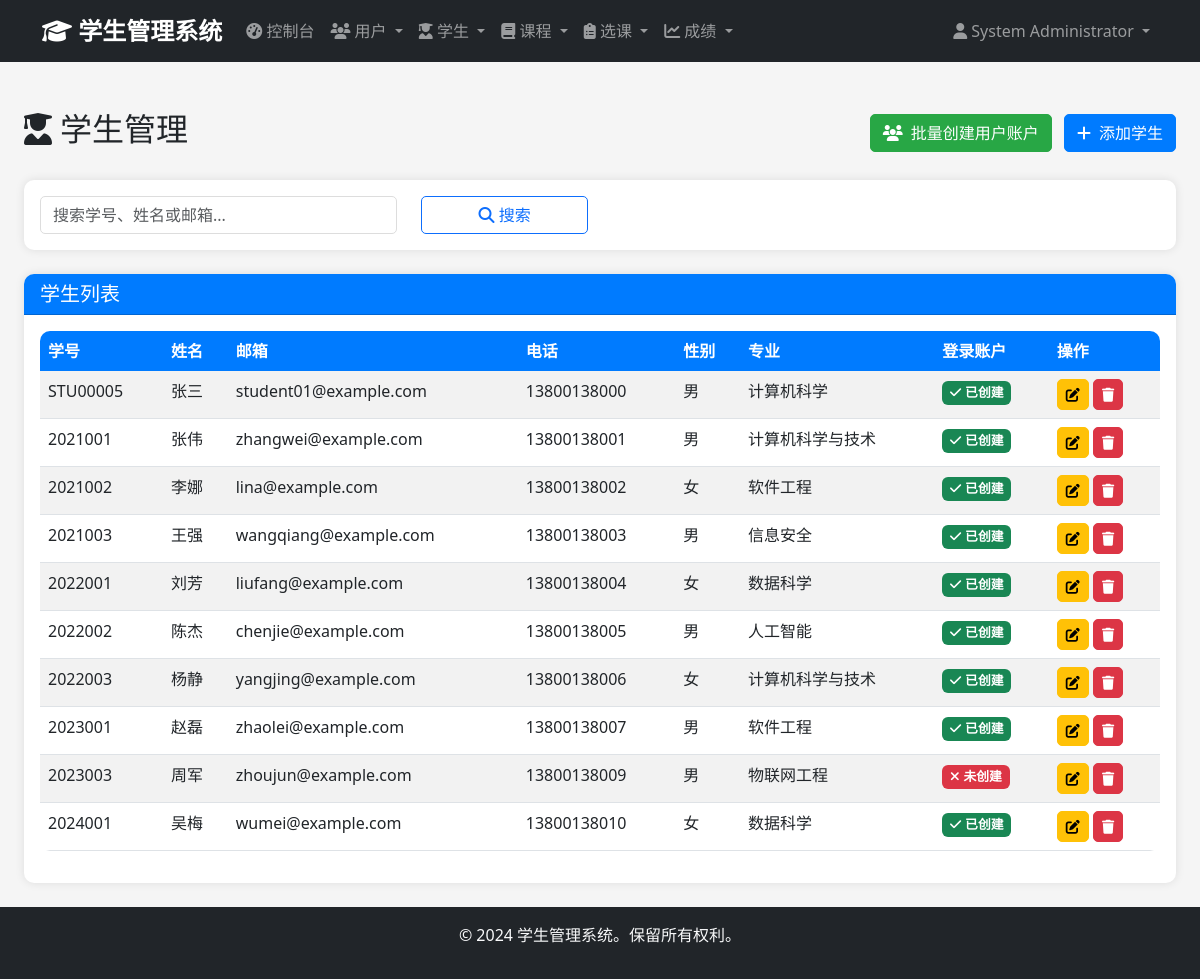
The page /admin/students (signed in) on the database as committed earlier.
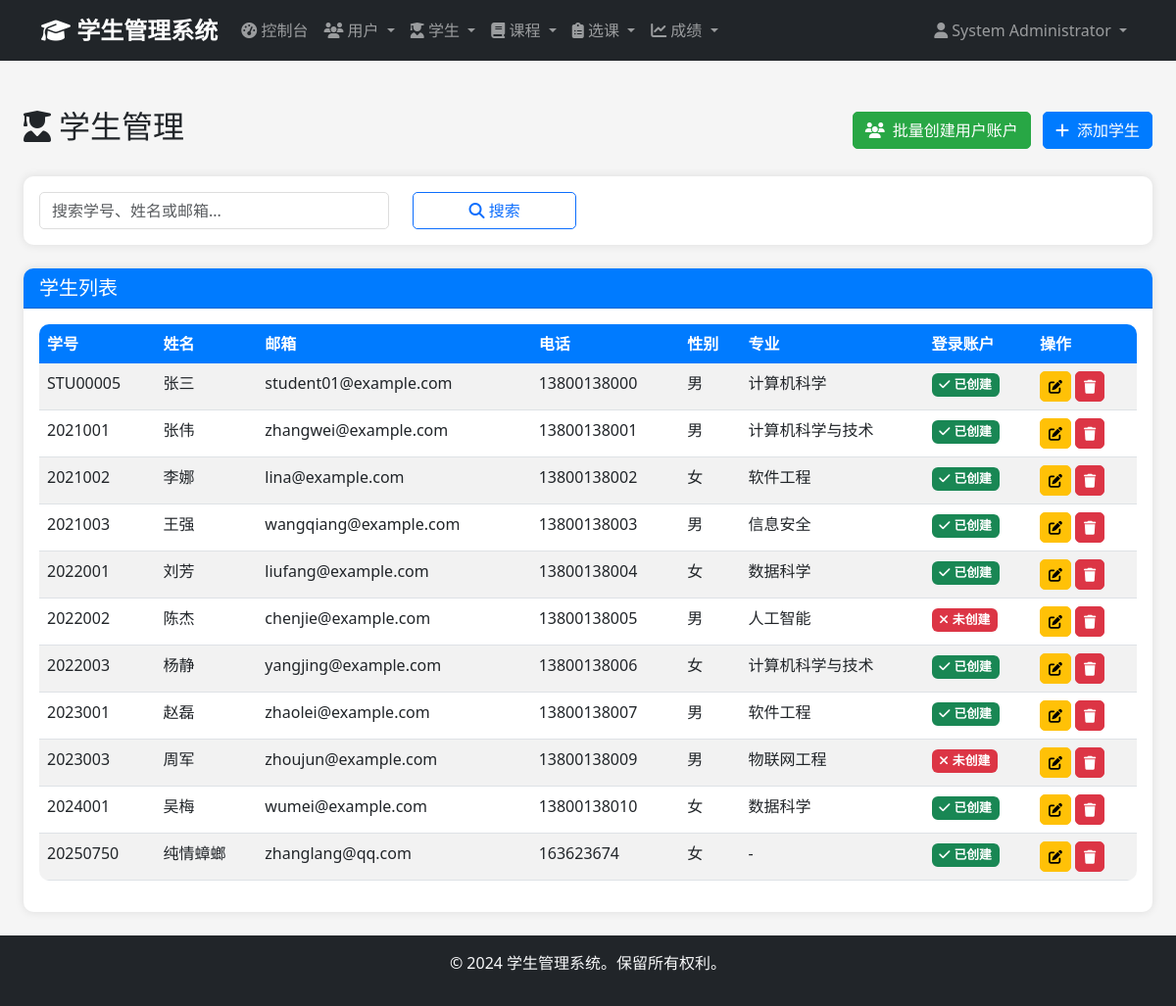
The same page on the database as committed later.
### app/models/student.py (models this page shows, shortened)
class Student(db.Model):
    __tablename__ = 'students'
    id = db.Column(db.Integer, primary_key=True)
    student_id = db.Column(db.String(20), unique=True, nullable=False)
    first_name = db.Column(db.String(50), nullable=False)
    last_name = db.Column(db.String(50), nullable=False)
    birth_date = db.Column(db.Date)
    gender = db.Column(db.Enum('Male', 'Female', 'Other', name='gender'))
    email = db.Column(db.String(100), unique=True, nullable=False)
    phone = db.Column(db.String(20))
    address = db.Column(db.Text)
    major = db.Column(db.String(100))
    enrollment_year = db.Column(db.Integer)
    created_at = db.Column(db.DateTime, default=datetime.utcnow)
    updated_at = db.Column(db.DateTime, default=datetime.utcnow, onupdate=datetime.utcnow)
    enrollments = db.relationship('Enrollment', backref='student', lazy='dynamic', cascade='all, delete-orphan')

### app/views/admin.py (the view, shortened to what this page needs)
@admin_bp.route('/students')
@login_required
@admin_required
def students():
    page = request.args.get('page', 1, type=int)
    search = request.args.get('search', '')
    query = Student.query
    students = query.paginate(
        page=page,
        per_page=20,
        error_out=False
    )
    user_emails = set(user.email for user in User.query.filter_by(role='student').all())
    return render_template('admin/students/index.html', students=students, search=search, user_emails=user_emails)

### app/models/user.py (called while the page is built)
    def is_admin(self):
        return self.role == 'admin'

### app/views/auth.py (called while the page is built)
def admin_required(f):
    @wraps(f)
    def decorated_function(*args, **kwargs):
        if not current_user.is_authenticated or not current_user.is_admin():
            flash('访问被拒绝。需要管理员权限。', 'error')
            return redirect(url_for('auth.login'))
        return f(*args, **kwargs)
    return decorated_function

### app/templates/admin/students/index.html (shortened to what the changed rows need)
{% extends "base.html" %}
{% block content %}
<div class="container-fluid mt-4">
    <div class="d-flex justify-content-between align-items-center mb-4">
        <div class="d-flex align-items-center">
            <h2>
                <i class="fas fa-user-graduate me-2"></i>学生管理
            </h2>
        </div>
    </div>
    <div class="card">
        <div class="card-body">
            {% if students %}
            <div class="table-responsive">
                <table class="table table-striped">
                    <thead>
                        <tr>
                            <th>学号</th>
                            <th>姓名</th>
                            <th>邮箱</th>
                            <th>电话</th>
                            <th>性别</th>
                            <th>专业</th>
                            <th>登录账户</th>
                            <th>操作</th>
                        </tr>
                    </thead>
                    <tbody>
                        {% for student in students %}
                        <tr>
                            <td>{{ student.student_id }}</td>
                            <td>{{ student.first_name }}{{ student.last_name }}</td>
                            <td>{{ student.email }}</td>
                            <td>{{ student.phone or '-' }}</td>
                            <td>
                                {% if student.gender == 'Male' %}男
                                {% elif student.gender == 'Female' %}女
                                {% else %}其他{% endif %}
                            </td>
                            <td>{{ student.major or '-' }}</td>
                            <td>
                                {% if student.email in user_emails %}
                                    <span class="badge bg-success">
                                        <i class="fas fa-check me-1"></i>已创建
                                    </span>
                                {% else %}
                                    <span class="badge bg-danger">
                                        <i class="fas fa-times me-1"></i>未创建
                                    </span>
                                {% endif %}
                            </td>
                            <td>
                                <a href="{{ url_for('admin.edit_student', student_id=student.id) }}"
                                   class="btn btn-sm btn-warning" title="编辑">
                                    <i class="fas fa-edit"></i>
                                </a>
                                <button type="button" class="btn btn-sm btn-danger delete-student"
                                        data-id="{{ student.id }}" data-name="{{ student.first_name }}{{ student.last_name }}" title="删除">
                                    <i class="fas fa-trash"></i>
                                </button>
                            </td>
                        </tr>
                        {% endfor %}
                    </tbody>
                </table>
            </div>
            {% endif %}
        </div>
    </div>
</div>
{% endblock %}

Rows that differ between the two databases and show on the page:
changed Student "STU00005": first_name "张三" → "张"; last_name (not shown) → "三"
computed for Student "chenjie@example.com": text "已创建" → "未创建"
added Student: student_id "20250750", first_name "纯情", last_name "蟑螂", email "zhanglang@qq.com", phone "163623674", gender "女", major "-", shows "已创建"
